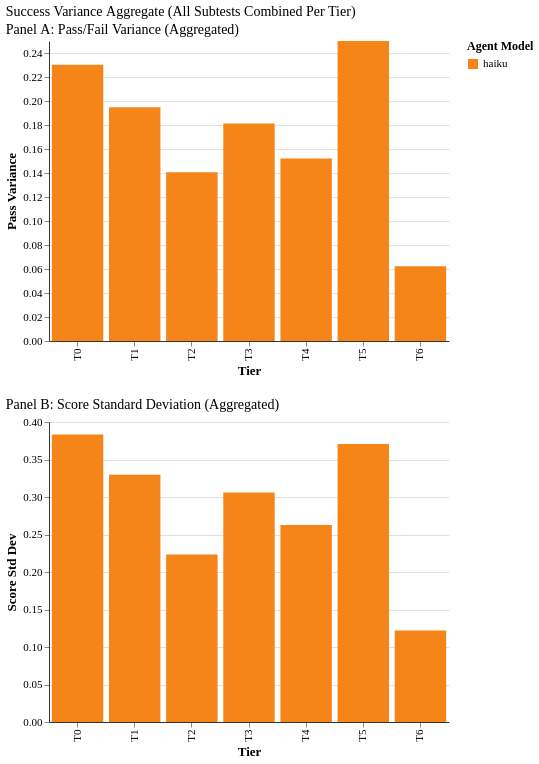

The specification (Vega-Lite) saved for this image:
### Vega-Lite specification from a JSON file in a GitHub repository (floating-point values rounded to 4 significant figures)
{"config": {"font": "serif", "axis": {"labelFontSize": 11, "titleFontSize": 13, "gridColor": "#e0e0e0", "domainColor": "#333333"}, "legend": {"labelFontSize": 11, "titleFontSize": 12}, "title": {"fontSize": 14, "anchor": "start", "fontWeight": "normal"}, "view": {"stroke": null, "continuousWidth": 400, "continuousHeight": 300}, "mark": {"tooltip": true}}, "vconcat": [{"mark": {"type": "bar"}, "encoding": {"color": {"field": "agent_model", "scale": {"domain": ["haiku"], "range": ["#F58518"]}, "title": "Agent Model", "type": "nominal"}, "tooltip": [{"field": "agent_model", "title": "Model", "type": "nominal"}, {"field": "tier", "title": "Tier", "type": "ordinal"}, {"field": "pass_variance", "format": ".3f", "title": "Pass Variance", "type": "quantitative"}, {"field": "n_runs", "title": "Total Runs", "type": "quantitative"}], "x": {"field": "tier", "sort": ["T0", "T1", "T2", "T3", "T4", "T5", "T6"], "title": "Tier", "type": "ordinal"}, "y": {"field": "pass_variance", "scale": {"domain": [0, 0.25]}, "title": "Pass Variance", "type": "quantitative"}}, "height": 300, "title": "Panel A: Pass/Fail Variance (Aggregated)", "width": 400}, {"mark": {"type": "bar"}, "encoding": {"color": {"field": "agent_model", "scale": {"domain": ["haiku"], "range": ["#F58518"]}, "title": "Agent Model", "type": "nominal"}, "tooltip": [{"field": "agent_model", "title": "Model", "type": "nominal"}, {"field": "tier", "title": "Tier", "type": "ordinal"}, {"field": "score_std", "format": ".3f", "title": "Score Std Dev", "type": "quantitative"}, {"field": "n_runs", "title": "Total Runs", "type": "quantitative"}], "x": {"field": "tier", "sort": ["T0", "T1", "T2", "T3", "T4", "T5", "T6"], "title": "Tier", "type": "ordinal"}, "y": {"field": "score_std", "scale": {"domain": [0, 0.4]}, "title": "Score Std Dev", "type": "quantitative"}}, "height": 300, "title": "Panel B: Score Standard Deviation (Aggregated)", "width": 400}], "data": {"name": "data-3e88c3e3837088be551f56e8159fa002"}, "title": "Success Variance Aggregate (All Subtests Combined Per Tier)", "$schema": "https://vega.github.io/schema/vega-lite/v6.1.0.json", "datasets": {"data-3e88c3e3837088be551f56e8159fa002": [{"agent_model": "haiku", "tier": "T0", "pass_variance": 0.2301, "score_std": 0.3834, "n_runs": 117}, {"agent_model": "haiku", "tier": "T1", "pass_variance": 0.1948, "score_std": 0.3297, "n_runs": 83}, {"agent_model": "haiku", "tier": "T2", "pass_variance": 0.1406, "score_std": 0.2234, "n_runs": 130}, {"agent_model": "haiku", "tier": "T3", "pass_variance": 0.1812, "score_std": 0.3061, "n_runs": 122}, {"agent_model": "haiku", "tier": "T4", "pass_variance": 0.152, "score_std": 0.2627, "n_runs": 123}, {"agent_model": "haiku", "tier": "T5", "pass_variance": 0.25, "score_std": 0.3708, "n_runs": 30}, {"agent_model": "haiku", "tier": "T6", "pass_variance": 0.06222, "score_std": 0.122, "n_runs": 15}]}}
